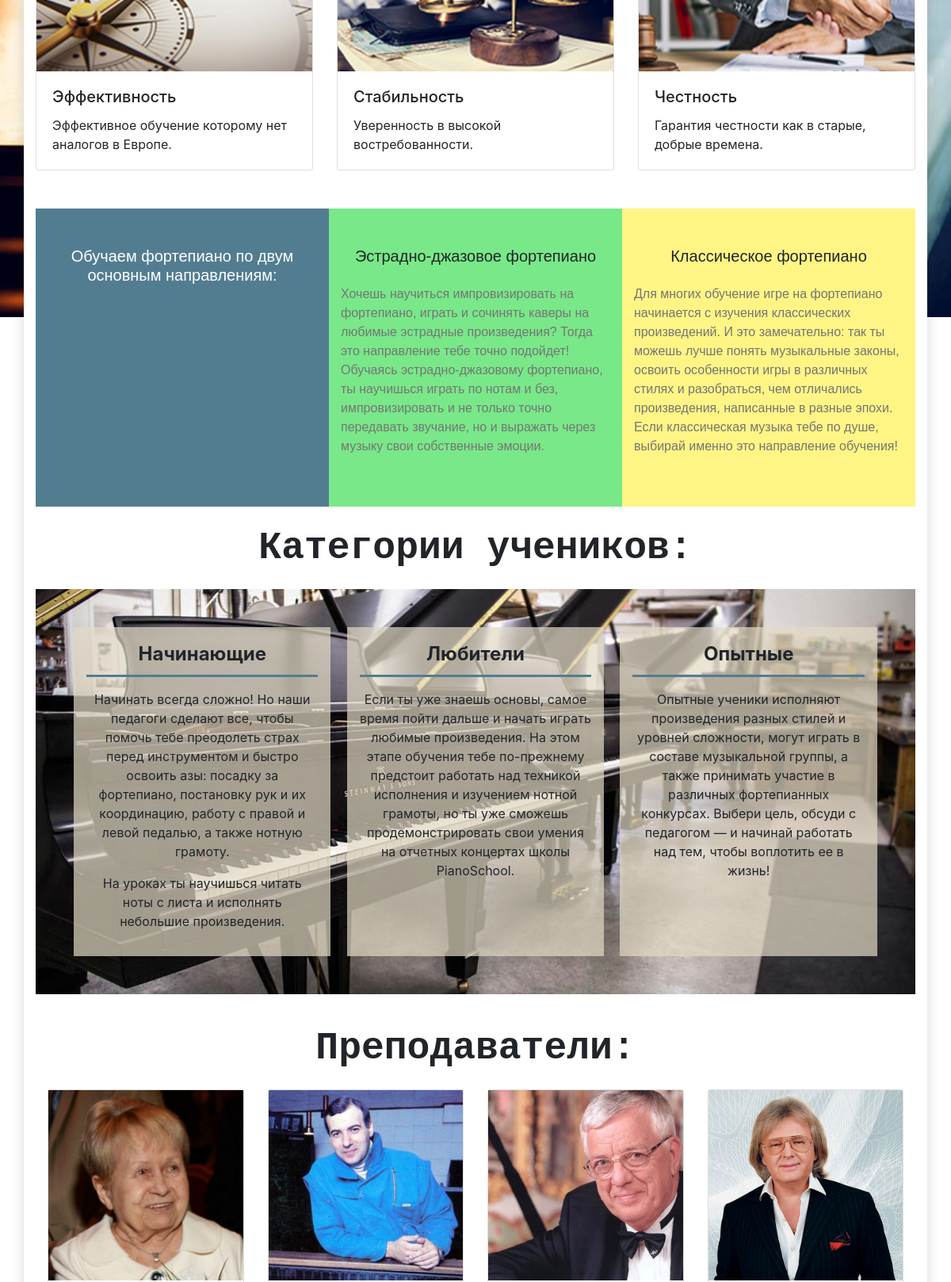
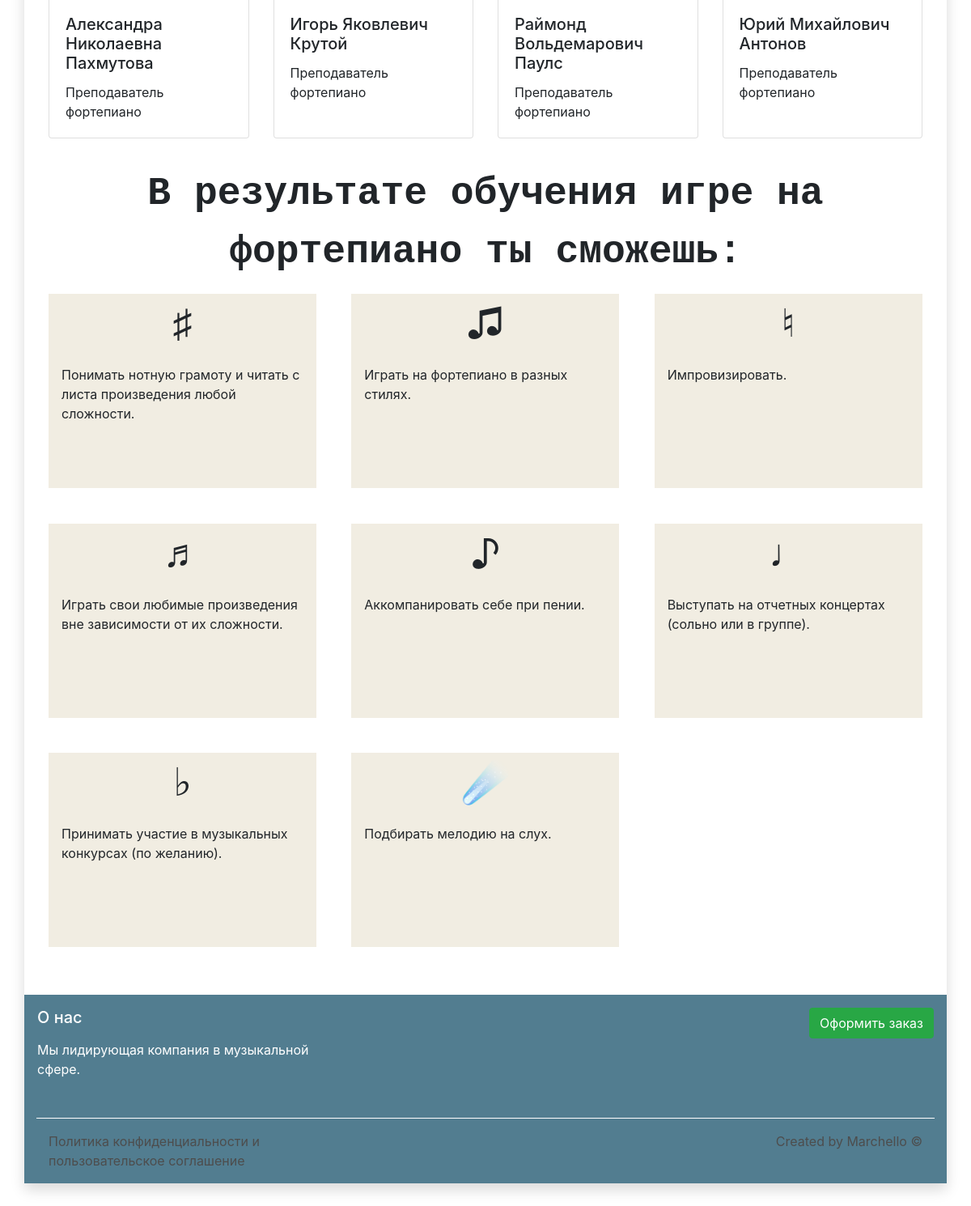
The page / on the database its author committed (2 pictures, top to bottom).
### tables this page shows
CREATE TABLE `teachers_list` (
  `ID` int(10) NOT NULL,
  `NAME` varchar(100) NOT NULL,
  `MIDDLE_NAME` varchar(100) NOT NULL,
  `LAST_NAME` varchar(100) NOT NULL,
  `DIRECTION` varchar(100) NOT NULL,
  `IMAGE_URL` varchar(500) NOT NULL,
  `REFERENCE_BIOGRAPHY` varchar(500) NOT NULL
);

### files/php/DBModule.php (called while the page is built, shortened)
<?
class DB extends \PDO
{
    private $DBStructure = array(
        'services' => array(
            'list' => 'services_list',
            'type_list' => 'services_type_list'
        ),
        'articles' => array(
            'list' => 'articles_list',
            'sections_list' => 'articles_sections_list'
        ),
        'videos' => array(
            'list' => 'videos_list'
        ),
        'teachers' => array(
            'list' => 'teachers_list'
        )
    );
    public function getTeachersList()
    {
        $sqlRequest = 'SELECT ID, NAME, MIDDLE_NAME, LAST_NAME, DIRECTION, IMAGE_URL, REFERENCE_BIOGRAPHY FROM ' . $this->DBStructure['teachers']['list'] . ' ORDER BY NAME ASC';
        $prepareRequest = $this->prepare($sqlRequest);
        if($prepareRequest->execute())
        {
            return $prepareRequest->fetchAll();
        }
        else
        {
            return false;
        }
    }
}

### server-scripts/index.php (called while the page is built, shortened)
<?
require_once($_SERVER['DOCUMENT_ROOT'] . '/files/php/DBModule.php');
$DBM = new \Modules\DB();
$teachersList = $DBM->getTeachersList();
?>

### index.php (the view, shortened to what this page needs)
<?require_once($_SERVER['DOCUMENT_ROOT'] . '/server-scripts/index.php');?>
<?include_once($_SERVER['DOCUMENT_ROOT'] . '/static-views/header.php');?>
<div class="row mt-5 mb-5">
    <div class="col">
        <div class="card-deck">
            <div class="card">
                <div class="card-avatar card-avatar-advantages advantage-1"></div>
                <div class="card-body">
                    <h5 class="card-title">Эффективность</h5>
                    <p class="card-text">Эффективное обучение которому нет аналогов в Европе.</p>
                </div>
            </div>
            <div class="card">
                <div class="card-avatar card-avatar-advantages advantage-2"></div>
                <div class="card-body">
                    <h5 class="card-title">Стабильность</h5>
                    <p class="card-text">Уверенность в высокой востребованности.</p>
                </div>
            </div>
            <div class="card">
                <div class="card-avatar card-avatar-advantages advantage-3"></div>
                <div class="card-body">
                    <h5 class="card-title">Честность</h5>
                    <p class="card-text">Гарантия честности как в старые, добрые времена.</p>
                </div>
            </div>
        </div>
    </div>
</div>
<div class="row">
    <div class="col tutorial-types-wrapper">
        <div class="row m-0">
            <div class="col-md-4 tutorial-cols pt-5 pb-5 t-col-1 animate-block lmovestart-and-return on-top-level">
                <div class="tutorials-description">
                    <h5 class="tutorials-headline font-verdana">Обучаем фортепиано по двум основным направлениям:</h5>
                </div>
            </div>
            <div class="col-md-4 tutorial-cols pt-5 pb-5 t-col-2 animate-block tmovestart-and-return on-top-level">
                <div class="tutorials-description">
                    <h5 class="tutorials-headline mb-4 font-verdana">Эстрадно-джазовое фортепиано</h5>
                    <p class="notification-description font-arial-sserif">Хочешь научиться импровизировать на фортепиано, играть и сочинять каверы на любимые эстрадные произведения? Тогда это направление тебе точно подойдет!
Обучаясь эстрадно-джазовому фортепиано, ты научишься играть по нотам и без, импровизировать и не только точно передавать звучание, но и выражать через музыку свои собственные эмоции.</p>
                </div>
            </div>
            <div class="col-md-4 tutorial-cols pt-5 pb-5 t-col-3 animate-block rmovestart-and-return on-top-level">
                <div class="tutorials-description">
                    <h5 class="tutorials-headline mb-4 font-verdana">Классическое фортепиано</h5>
                    <p class="notification-description font-arial-sserif">Для многих обучение игре на фортепиано начинается с изучения классических произведений. И это замечательно: так ты можешь лучше понять музыкальные законы, освоить особенности игры в различных стилях и разобраться, чем отличались произведения, написанные в разные эпохи.
Если классическая музыка тебе по душе, выбирай именно это направление обучения!</p>
                </div>
            </div>
        </div>
    </div>
</div>
<div class="row">
    <div class="col">
        <div class="row mt-3 mb-3">
            <div class="col font-monospace categories-point-headline">Категории учеников:</div>
        </div>
        <div class="row mt-3 mb-3 ml-0 mr-0 p-5 student-categories-wrapper">
            <div class="col-12 col-lg-4 student-categories-items scategories-items-indentation p-3 animate-block">
                <b class="scategories-items-headline mb-3 pb-2">Начинающие</b>
                <p class="scategories-items-description">Начинать всегда сложно! Но наши педагоги сделают все, чтобы помочь тебе преодолеть страх перед инструментом и быстро освоить азы: посадку за фортепиано, постановку рук и их координацию, работу с правой и левой педалью, а также нотную грамоту.</p>
                <p class="scategories-items-description">На уроках ты научишься читать ноты с листа и исполнять небольшие произведения.</p>
            </div>
            <div class="col-12 col-lg-4 student-categories-items scategories-items-indentation p-3 w-32 animate-block">
                <b class="scategories-items-headline mb-3 pb-2">Любители</b>
                <p class="scategories-items-description">Если ты уже знаешь основы, самое время пойти дальше и начать играть любимые произведения. На этом этапе обучения тебе по-прежнему предстоит работать над техникой исполнения и изучением нотной грамоты, но ты уже сможешь продемонстрировать свои умения на отчетных концертах школы PianoSchool.</p>
            </div>
            <div class="col-12 col-lg-4 student-categories-items p-3 w-32 animate-block">
                <b class="scategories-items-headline mb-3 pb-2">Опытные</b>
                <p class="scategories-items-description">Опытные ученики исполняют произведения разных стилей и уровней сложности, могут играть в составе музыкальной группы, а также принимать участие в различных фортепианных конкурсах. Выбери цель, обсуди с педагогом — и начинай работать над тем, чтобы воплотить ее в жизнь!</p>
            </div>
        </div>
    </div>
</div>
<div class="row">
    <div class="col">
        <div class="row mt-3 mb-3">
            <div class="col font-monospace categories-point-headline">Преподаватели:</div>
        </div>
        <div class="row mt-3 mb-3 ml-0 mr-0 teachers-categories-wrapper">
            <div class="col">
                <?if($teachersList !== false):?>
                    <?if(!empty($teachersList)):?>
                        <div class="card-deck">
                            <?foreach($teachersList as $teacher):?>
                                    <div class="card increase">
                                        <div class="card-avatar" style="background-image: url(<?=$teacher['IMAGE_URL'];?>);"></div>
                                        <div class="card-body">
                                            <h5 class="card-title"><?=$teacher['NAME'] . ' ' . $teacher['MIDDLE_NAME'] . ' ' . $teacher['LAST_NAME'];?></h5>
                                            <p class="card-text"><?=$teacher['DIRECTION'];?></p>
                                        </div>
                                        <a href="<?=$teacher['REFERENCE_BIOGRAPHY'];?>" class="cover-link"></a>
                                    </div>
                            <?endforeach;?>
                        </div>
                    <?endif;?>
                <?endif;?>
            </div>
        </div>
    </div>
</div>
<div class="row">
    <div class="col">
        <div class="row mt-3 mb-3">
            <div class="col font-monospace categories-point-headline">В результате обучения игре на фортепиано ты сможешь:</div>
        </div>
        <div class="row mt-3 mb-3 ml-0 mr-0 opportunities-categories-wrapper">
            <div class="col">
                <div class="opportunities-item rotateY animate-block from-left-move delay-0s">
                    <div class="opportunities-item-icon mb-3"></div>
                    <p class="opportunities-item-description pl-3 pr-3">Понимать нотную грамоту и читать с листа произведения любой сложности.</p>
                </div>
                <div class="opportunities-item rotateY animate-block from-left-move delay-0d2s">
                    <div class="opportunities-item-icon mb-3"></div>
                    <p class="opportunities-item-description pl-3 pr-3">Играть на фортепиано в разных стилях.</p>
                </div>
                <div class="opportunities-item rotateY animate-block from-left-move delay-0d4s">
                    <div class="opportunities-item-icon mb-3"></div>
                    <p class="opportunities-item-description pl-3 pr-3">Импровизировать.</p>
                </div>
                <div class="opportunities-item rotateY animate-block from-left-move delay-0d6s">
                    <div class="opportunities-item-icon mb-3"></div>
                    <p class="opportunities-item-description pl-3 pr-3">Играть свои любимые произведения вне зависимости от их сложности.</p>
                </div>
                <div class="opportunities-item rotateY animate-block from-left-move delay-0d8s">
                    <div class="opportunities-item-icon mb-3"></div>
                    <p class="opportunities-item-description pl-3 pr-3">Аккомпанировать себе при пении.</p>
                </div>
                <div class="opportunities-item rotateY animate-block from-left-move delay-1s">
                    <div class="opportunities-item-icon mb-3"></div>
                    <p class="opportunities-item-description pl-3 pr-3">Выступать на отчетных концертах (сольно или в группе).</p>
                </div>
                <div class="opportunities-item rotateY animate-block from-left-move delay-1d2s">
                    <div class="opportunities-item-icon mb-3"></div>
                    <p class="opportunities-item-description pl-3 pr-3">Принимать участие в музыкальных конкурсах (по желанию).</p>
                </div>
                <div class="opportunities-item rotateY animate-block from-left-move delay-1d4s">
                    <div class="opportunities-item-icon mb-3"></div>
                    <p class="opportunities-item-description pl-3 pr-3">Подбирать мелодию на слух.</p>
                </div>
            </div>
        </div>
    </div>
</div>
<?include_once($_SERVER['DOCUMENT_ROOT'] . '/static-views/footer.php');?>

### static-views/header.php (shortened to what this page needs)
<!DOCTYPE html>
<html itemscope itemtype="http://schema.org/WebPage" itemprop="inLanguage" lang="ru">
    <head>
        <link rel="stylesheet" type="text/css" href="/files/css/bootstrap.min.css">
        <link rel="stylesheet" type="text/css" href="/files/css/main-style.css">
        <link rel="stylesheet" type="text/css" href="/files/css/animations.css">
        <link rel="stylesheet" type="text/css" href="/files/css/main-style-adaptive.css">
    </head>
    <body>
        <div id="main-wrapper">
            <main class="container main-wrapper-content shadow">

### static-views/footer.php (shortened to what this page needs)
            <footer class="row">
                <div class="col">
                    <div class="row">
                        <div class="col-sm-12 col-md-4 p-3" itemscope itemtype="http://schema.org/Thing">
                            <h5 class="footer-headline mb-3">О нас</h5>
                            <p class="footer-description" itemprop="about">Мы лидирующая компания в музыкальной сфере.</p>
                        </div>
                        <div class="col-sm-0 col-md-4"></div>
                        <div class="col-sm-12 col-md-4 p-3">
                            <a href="/contacts" class="btn btn-success float-right">Оформить заказ</a>
                        </div>
                    </div>
                    <div class="footer-hseparator row mt-3 mb-3 ml-0 mr-0"></div>
                    <div class="row mt-3 mb-3 ml-0 mr-0">
                        <div class="col-sm-12 col-md-4 footer-string-aleft">
                            <a href="/privacy" class="footer-string footer-url">Политика конфиденциальности и пользовательское соглашение</a>
                        </div>
                        <div class="col-sm-0 col-md-4"></div>
                        <div class="col-sm-12 col-md-4 footer-string-aright" itemscope itemtype="http://schema.org/Person">
                            <span class="footer-string" itemprop="creator">Created by Marchello &copy;</span>
                        </div>
                    </div>
                </div>
            </footer>
        </main>
    </body>
</html>

### files/css/main-style.css (style rules this page uses)
body,html { margin:0;padding:0;font-size:16px;word-wrap:break-word }
#main-wrapper { position:relative;width:100%;min-width:320px;min-height:100vh;float:left }
.main-wrapper-content { background-color:#fff;margin-top:-25vh }
.notification-description { color:#757575 }
.font-arial-sserif { font-family:Arial,sans-serif }
.font-verdana { font-family:Verdana,sans-serif }
.font-monospace { font-family:monospace }
.tutorial-cols { word-wrap:break-word }
.t-col-1 { color:#fff;background-color:#527d90 }
.t-col-2 { background-color:#79e889 }
.t-col-3 { background-color:#fff585 }
.tutorials-headline { line-height:1.5rem;text-align:center }
.student-categories-wrapper { background:url(/images/backgrounds/student-categories.jpg) no-repeat center;background-size:cover }
.categories-point-headline { text-align:center;font-size:3rem;font-weight:700 }
.student-categories-items { flex-basis:32%;background-color:rgba(227,219,197,.7);text-align:center }
.scategories-items-indentation { margin-right:2% }
.scategories-items-headline { display:block;font-size:1.5rem;border-bottom:.2rem solid #527d90 }
.card-avatar { width:100%;height:15rem;background-repeat:no-repeat;background-position:top;background-size:cover }
.cover-link { position:absolute;top:0;bottom:0;left:0;right:0 }
.opportunities-item { display:inline-block;width:30.66%;height:15rem;float:left;margin-bottom:4%;background-color:rgba(227,219,197,.5);margin-right:4%;word-wrap:break-word }
.opportunities-item-icon { font-size:3rem;text-align:center }
.opportunities-item-description { text-align:left }
.advantage-1 { background:url(/images/sprites/advantage-1.jpg) no-repeat center;background-size:cover }
.advantage-2 { background:url(/images/sprites/advantage-2.jpg) no-repeat center;background-size:cover }
.advantage-3 { background:url(/images/sprites/advantage-3.jpg) no-repeat center;background-size:cover }
footer { background-color:#527d90;color:#fff }
.footer-hseparator { height:.1rem;background-color:#fff }
.footer-string { color:#4d4d4d }
.footer-string-aright { text-align:right }
.card-body { position:relative;z-index:2 }

### files/css/main-style-adaptive.css (style rules this page uses)
@media (min-width:992px) { .opportunities-item:nth-child(3n) { margin-right:0 } }
@media (min-width:1200px) { .opportunities-item:nth-child(3n) { margin-right:0 } }

### rows shown on the page
teachers_list: IMAGE_URL (picture), NAME "Александра", MIDDLE_NAME "Николаевна", LAST_NAME "Пахмутова", DIRECTION "Преподаватель фортепиано"
teachers_list: IMAGE_URL (picture), NAME "Игорь", MIDDLE_NAME "Яковлевич", LAST_NAME "Крутой", DIRECTION "Преподаватель фортепиано"
teachers_list: IMAGE_URL (picture), NAME "Раймонд", MIDDLE_NAME "Вольдемарович", LAST_NAME "Паулс", DIRECTION "Преподаватель фортепиано"
teachers_list: IMAGE_URL (picture), NAME "Юрий", MIDDLE_NAME "Михайлович", LAST_NAME "Антонов", DIRECTION "Преподаватель фортепиано"
